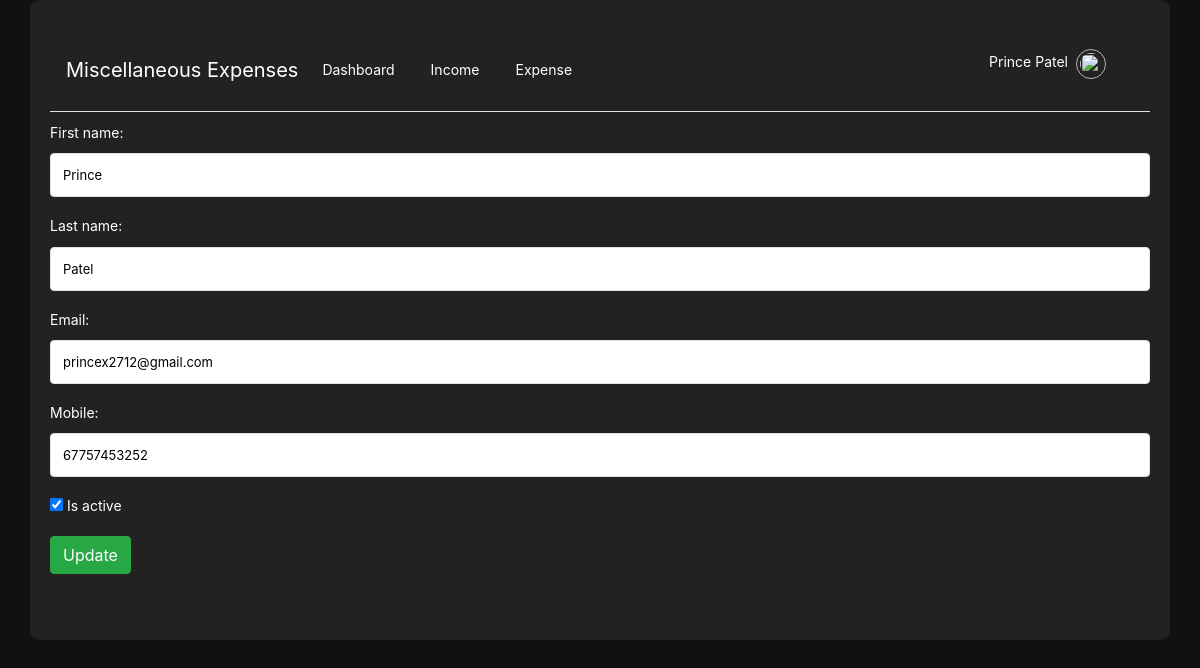
Page /update_member_view/1 (signed in) on the committed database.
### authentication/models.py (models this page shows, shortened)
class MembersModel(BaseClass):
    superuser_id = models.ForeignKey(SuperUserModel, on_delete=models.CASCADE)
    first_name = models.CharField(max_length=255)
    last_name = models.CharField(max_length=255)
    email = models.EmailField(max_length=255,blank=True)
    mobile = models.CharField(max_length=255)
    password = models.CharField(max_length=255, blank=True)
    is_active = models.BooleanField(default=True)
    is_super_user = models.BooleanField(default=False)
    otp = models.CharField(max_length=50,default=100000)

### account/views.py (the view, shortened to what this page needs)
# urls.py: path('update_member_view/<int:id>',update_member_view,name='update_member_view'),
@login_required
def update_member_view(request,id):
    getUser = MembersModel.objects.get(id=id)
    context = {
        'member':getUser
    }
    return render(request,'update_member.html',context)

### account/views.py (called while the page is built)
def login_required(view_func):
    @wraps(view_func)
    def _wrapped_view(request, *args, **kwargs):
        if 'email' not in request.session:
            messages.warning(request, "You are not logged in yet.")
            return redirect('login_view')
        return view_func(request, *args, **kwargs)
    return _wrapped_view

### account/templates/update_member.html (shortened to what this page needs)
{% extends 'base.html' %}
{% block content %}
<form action="" method="post">
    <div class="form-group">
        <label for="firstname">First name:</label>
        <input type="text" name="first_name" id="firstname" value="{{ member.first_name }}" class="form-control border"
            maxlength="255" required>
    </div>
    <div class="form-group">
        <label for="lasttname">Last name:</label>
        <input type="text" name="last_name" id="lasttname" value="{{ member.last_name }}" class="form-control border"
            maxlength="255" required>
    </div>
    <div class="form-group">
        <label for="email">Email:</label>
        <input type="text" name="email" id="email" value="{{ member.email }}" class="form-control border"
            maxlength="255" required>
    </div>
    <div class="form-group">
        <label for="mobile">Mobile:</label>
        <input type="text" name="mobile" id="mobile" value="{{ member.mobile }}" class="form-control border"
            maxlength="255" required>
    </div>
    <div class="form-check" style="margin: 10px 0px; padding-left: 0px;">
        <input type="checkbox" name="is_active" id="id_is_active" {% if member.is_active %}checked{% endif %}>
        <label for="id_is_active">Is active</label>
    </div>
    <input type="submit" value="Update" class="btn btn-success">
</form>
{% endblock %}

### account/templates/base.html (shortened to what this page needs)
{% load static %}
<!doctype html>
<html lang="en">
<head>
    <link rel="stylesheet" href="https://stackpath.bootstrapcdn.com/font-awesome/4.7.0/css/font-awesome.min.css">
    <link rel="stylesheet" type="text/css" href="{% static 'account/css/style.css' %}">
</head>
<body>
    <div class="container">
        <nav class="navbar navbar-expand-lg navbar-light bg-transparent border-bottom my-2">
            <a class="navbar-brand">Miscellaneous Expenses</a>
            <div class="collapse navbar-collapse" id="navbarText">
                <ul class="navbar-nav mr-auto">
                    <li class="nav-item active">
                        <a class="nav-link" href="{% url 'dashboard_view' %}">Dashboard </a>
                    </li>
                    <li class="nav-item">
                        <a class="nav-link" href="{% url 'income_view' %}">Income</a>
                    </li>
                    <li class="nav-item">
                        <a class="nav-link" href="{% url 'expenses_view' %}">Expense</a>
                    </li>
                </ul>
                <span class="navbar-text">
                    <ul class="navbar-nav mr-auto">
                        <li class="nav-item">
                            <a class="nav-link d-flex" href="{% url 'profile_view' %}">
                                <p style="margin-right: 5px;">{{request.session.first_name}}
                                    {{request.session.last_name}}</p>
                                <img src="https://s3.eu-central-1.amazonaws.com/bootstrapbaymisc/blog/24_days_bootstrap/fox.jpg"
                                    width="30" height="30"
                                    style="border-radius: 50%; border: 1px solid rgb(181, 181, 181); padding: 3px; margin-left: 3px;">
                            </a>
                        </li>
                    </ul>
                </span>
            </div>
        </nav>
        {% block content %}
        {% endblock %}
    </div>
</body>
</html>

### account/templates/base.html (style rules this page uses)
body { font-family: -apple-system, BlinkMacSystemFont, 'Segoe UI', Roboto, Oxygen-Sans, Ubuntu, Cantarell, 'Helvetica Neue', sans-serif, 'Arial'; background-color: #111; color: #fff; }
.navbar { background-color: #222 !important; }
.navbar-nav .nav-link { color: #fff !important; }
.navbar-brand { color: #fff !important; }
.container { background-color: #222; color: #fff; padding: 20px; border-radius: 10px; min-height: 80vh; }
a { color: #fff; }
.navbar-text img { border: 1px solid #777; border-radius: 50%; padding: 3px; }
.nav-item { margin-right: 20px; }
.nav-link { transition: box-shadow 0.3s ease; border-radius: 10px; padding: 5px 10px; }
a, .navbar-brand, .navbar-nav .nav-link, .tag-cloud-link { color: #fff; }
.navbar, #sidebar { background-color: #222; }
::placeholder { color: #ccc; }

### rows in the picture
MembersModel: session.first_name "Prince", session.last_name "Patel", first_name "Prince", last_name "Patel", email "princex2712@gmail.com", mobile "67757453252", is_active "☑"
